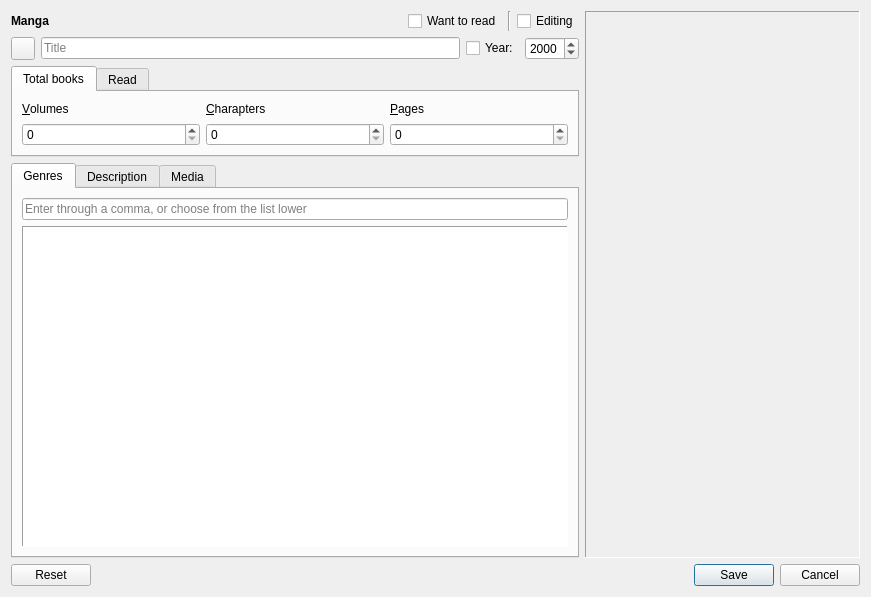
<?xml version="1.0" encoding="UTF-8"?>
<ui version="4.0">
 <class>DialogAddManga</class>
 <widget class="QDialog" name="DialogAddManga">
  <property name="geometry">
   <rect>
    <x>0</x>
    <y>0</y>
    <width>871</width>
    <height>597</height>
   </rect>
  </property>
  <property name="windowTitle">
   <string>Add manga</string>
  </property>
  <property name="windowIcon">
   <iconset resource="resource.qrc">
    <normaloff>:/images/DBA_Icon.png</normaloff>:/images/DBA_Icon.png</iconset>
  </property>
  <property name="locale">
   <locale language="English" country="UnitedKingdom"/>
  </property>
  <layout class="QVBoxLayout" name="verticalLayout">
   <item>
    <layout class="QHBoxLayout" name="HLay_0">
     <item>
      <layout class="QVBoxLayout" name="VLay_0">
       <property name="sizeConstraint">
        <enum>QLayout::SetDefaultConstraint</enum>
       </property>
       <item>
        <layout class="QHBoxLayout" name="HLay_1">
         <item>
          <widget class="QLabel" name="label">
           <property name="font">
            <font>
             <weight>75</weight>
             <bold>true</bold>
            </font>
           </property>
           <property name="text">
            <string>Manga</string>
           </property>
          </widget>
         </item>
         <item>
          <spacer name="HSpacer_0">
           <property name="orientation">
            <enum>Qt::Horizontal</enum>
           </property>
           <property name="sizeHint" stdset="0">
            <size>
             <width>40</width>
             <height>20</height>
            </size>
           </property>
          </spacer>
         </item>
         <item>
          <widget class="QCheckBox" name="CheckBox_LookLater">
           <property name="whatsThis">
            <string>If you want to read this manga later - deliver a checkbox for display it in the special filter</string>
           </property>
           <property name="text">
            <string>Want to read</string>
           </property>
          </widget>
         </item>
         <item>
          <widget class="Line" name="line">
           <property name="orientation">
            <enum>Qt::Vertical</enum>
           </property>
          </widget>
         </item>
         <item>
          <widget class="QCheckBox" name="CheckBox_Editing">
           <property name="whatsThis">
            <string>If you didn't finish editing - deliver a checkbox for display it in the special filter</string>
           </property>
           <property name="text">
            <string>Editing</string>
           </property>
          </widget>
         </item>
        </layout>
       </item>
       <item>
        <layout class="QHBoxLayout" name="horizontalLayout">
         <property name="topMargin">
          <number>0</number>
         </property>
         <item>
          <widget class="QToolButton" name="TBtn_Search">
           <property name="toolTip">
            <string>Search on shikimori.org</string>
           </property>
           <property name="text">
            <string/>
           </property>
           <property name="icon">
            <iconset resource="resource.qrc">
             <normaloff>:/images/search.png</normaloff>:/images/search.png</iconset>
           </property>
          </widget>
         </item>
         <item>
          <widget class="QLineEdit" name="LineEdit_Title">
           <property name="maxLength">
            <number>128</number>
           </property>
           <property name="dragEnabled">
            <bool>true</bool>
           </property>
           <property name="placeholderText">
            <string>Title</string>
           </property>
           <property name="clearButtonEnabled">
            <bool>true</bool>
           </property>
          </widget>
         </item>
         <item>
          <widget class="QCheckBox" name="CBox_Year">
           <property name="whatsThis">
            <string>If this checkbox isn't active - year won't be displayed</string>
           </property>
           <property name="text">
            <string>Year:</string>
           </property>
          </widget>
         </item>
         <item>
          <widget class="QSpinBox" name="SpinBox_Year">
           <property name="whatsThis">
            <string>You can use a mouse wheel for value change</string>
           </property>
           <property name="minimum">
            <number>1900</number>
           </property>
           <property name="maximum">
            <number>9999</number>
           </property>
           <property name="value">
            <number>2000</number>
           </property>
          </widget>
         </item>
        </layout>
       </item>
       <item>
        <layout class="QVBoxLayout" name="VLay_AltTitle">
         <property name="topMargin">
          <number>0</number>
         </property>
        </layout>
       </item>
       <item>
        <layout class="QHBoxLayout" name="HLay_AuthorAndSound">
         <property name="topMargin">
          <number>0</number>
         </property>
        </layout>
       </item>
       <item>
        <widget class="QTabWidget" name="TabWidget_Series">
         <property name="sizePolicy">
          <sizepolicy hsizetype="Expanding" vsizetype="Preferred">
           <horstretch>0</horstretch>
           <verstretch>0</verstretch>
          </sizepolicy>
         </property>
         <property name="maximumSize">
          <size>
           <width>16777215</width>
           <height>120</height>
          </size>
         </property>
         <property name="whatsThis">
          <string>You can use a mouse wheel for switching on tabs</string>
         </property>
         <property name="currentIndex">
          <number>0</number>
         </property>
         <widget class="QWidget" name="tab_allSeries">
          <attribute name="title">
           <string>Total books</string>
          </attribute>
          <layout class="QGridLayout" name="gridLayout">
           <item row="0" column="0">
            <widget class="QLabel" name="Lbl_aVol">
             <property name="maximumSize">
              <size>
               <width>16777215</width>
               <height>40</height>
              </size>
             </property>
             <property name="text">
              <string>&amp;Volumes</string>
             </property>
             <property name="buddy">
              <cstring>SpinBox_aVol</cstring>
             </property>
            </widget>
           </item>
           <item row="0" column="1">
            <widget class="QLabel" name="Lbl_aCh">
             <property name="maximumSize">
              <size>
               <width>16777215</width>
               <height>40</height>
              </size>
             </property>
             <property name="text">
              <string>&amp;Charapters</string>
             </property>
             <property name="buddy">
              <cstring>SpinBox_aCh</cstring>
             </property>
            </widget>
           </item>
           <item row="0" column="2">
            <widget class="QLabel" name="Lbl_aPages">
             <property name="maximumSize">
              <size>
               <width>16777215</width>
               <height>40</height>
              </size>
             </property>
             <property name="text">
              <string>&amp;Pages</string>
             </property>
             <property name="buddy">
              <cstring>SpinBox_aPages</cstring>
             </property>
            </widget>
           </item>
           <item row="1" column="0">
            <widget class="QSpinBox" name="SpinBox_aVol">
             <property name="whatsThis">
              <string>You can use a mouse wheel for value change</string>
             </property>
             <property name="maximum">
              <number>9999</number>
             </property>
            </widget>
           </item>
           <item row="1" column="1">
            <widget class="QSpinBox" name="SpinBox_aCh">
             <property name="whatsThis">
              <string>You can use a mouse wheel for value change</string>
             </property>
             <property name="maximum">
              <number>9999</number>
             </property>
            </widget>
           </item>
           <item row="1" column="2">
            <widget class="QSpinBox" name="SpinBox_aPages">
             <property name="whatsThis">
              <string>You can use a mouse wheel for value change</string>
             </property>
             <property name="maximum">
              <number>9999</number>
             </property>
            </widget>
           </item>
          </layout>
         </widget>
         <widget class="QWidget" name="tab_lookSeries">
          <attribute name="title">
           <string>Read</string>
          </attribute>
          <layout class="QGridLayout" name="gridLayout_2">
           <item row="0" column="0">
            <widget class="QLabel" name="Lbl_vVol">
             <property name="text">
              <string>&amp;Volume</string>
             </property>
             <property name="buddy">
              <cstring>SpinBox_vVol</cstring>
             </property>
            </widget>
           </item>
           <item row="0" column="1">
            <widget class="QLabel" name="Lbl_vCh">
             <property name="text">
              <string>&amp;Charapter</string>
             </property>
             <property name="buddy">
              <cstring>SpinBox_vCh</cstring>
             </property>
            </widget>
           </item>
           <item row="0" column="2">
            <widget class="QLabel" name="Lbl_vPage">
             <property name="text">
              <string>&amp;Page</string>
             </property>
             <property name="buddy">
              <cstring>SpinBox_vPages</cstring>
             </property>
            </widget>
           </item>
           <item row="1" column="0">
            <widget class="QSpinBox" name="SpinBox_vVol">
             <property name="whatsThis">
              <string>You can use a mouse wheel for value change</string>
             </property>
             <property name="maximum">
              <number>0</number>
             </property>
            </widget>
           </item>
           <item row="1" column="1">
            <widget class="QSpinBox" name="SpinBox_vCh">
             <property name="whatsThis">
              <string>You can use a mouse wheel for value change</string>
             </property>
             <property name="maximum">
              <number>0</number>
             </property>
            </widget>
           </item>
           <item row="1" column="2">
            <widget class="QSpinBox" name="SpinBox_vPages">
             <property name="whatsThis">
              <string>You can use a mouse wheel for value change</string>
             </property>
             <property name="maximum">
              <number>0</number>
             </property>
            </widget>
           </item>
          </layout>
         </widget>
        </widget>
       </item>
       <item>
        <widget class="QTabWidget" name="TabWidget_Info">
         <property name="whatsThis">
          <string>You can use a mouse wheel for switching on tabs</string>
         </property>
         <property name="currentIndex">
          <number>0</number>
         </property>
         <widget class="QWidget" name="tab">
          <attribute name="title">
           <string>Genres</string>
          </attribute>
          <layout class="QVBoxLayout" name="verticalLayout_2">
           <item>
            <widget class="QLineEdit" name="LineEdit_Tags">
             <property name="text">
              <string/>
             </property>
             <property name="maxLength">
              <number>256</number>
             </property>
             <property name="dragEnabled">
              <bool>true</bool>
             </property>
             <property name="placeholderText">
              <string>Enter through a comma, or choose from the list lower</string>
             </property>
             <property name="clearButtonEnabled">
              <bool>true</bool>
             </property>
            </widget>
           </item>
           <item>
            <widget class="QListView" name="ListView_Tags">
             <property name="sizePolicy">
              <sizepolicy hsizetype="Expanding" vsizetype="Expanding">
               <horstretch>0</horstretch>
               <verstretch>0</verstretch>
              </sizepolicy>
             </property>
             <property name="baseSize">
              <size>
               <width>0</width>
               <height>0</height>
              </size>
             </property>
             <property name="frameShape">
              <enum>QFrame::Panel</enum>
             </property>
             <property name="horizontalScrollBarPolicy">
              <enum>Qt::ScrollBarAsNeeded</enum>
             </property>
             <property name="sizeAdjustPolicy">
              <enum>QAbstractScrollArea::AdjustToContents</enum>
             </property>
             <property name="editTriggers">
              <set>QAbstractItemView::NoEditTriggers</set>
             </property>
             <property name="selectionMode">
              <enum>QAbstractItemView::MultiSelection</enum>
             </property>
             <property name="isWrapping" stdset="0">
              <bool>true</bool>
             </property>
             <property name="resizeMode">
              <enum>QListView::Adjust</enum>
             </property>
            </widget>
           </item>
          </layout>
         </widget>
         <widget class="QWidget" name="tab_2">
          <attribute name="title">
           <string>Description</string>
          </attribute>
          <layout class="QVBoxLayout" name="verticalLayout_3">
           <item>
            <widget class="QPlainTextEdit" name="PlainTextEdit_Description">
             <property name="placeholderText">
              <string>Description</string>
             </property>
            </widget>
           </item>
          </layout>
         </widget>
         <widget class="QWidget" name="tab_3">
          <attribute name="title">
           <string>Media</string>
          </attribute>
          <layout class="QVBoxLayout" name="verticalLayout_4">
           <item>
            <layout class="QHBoxLayout" name="HLayout_Dir">
             <item>
              <widget class="QLineEdit" name="LineEdit_Dir">
               <property name="maxLength">
                <number>256</number>
               </property>
               <property name="dragEnabled">
                <bool>true</bool>
               </property>
               <property name="placeholderText">
                <string>Directory</string>
               </property>
               <property name="clearButtonEnabled">
                <bool>true</bool>
               </property>
              </widget>
             </item>
             <item>
              <widget class="QToolButton" name="TBtn_ChooseDir">
               <property name="toolTip">
                <string/>
               </property>
               <property name="text">
                <string>*</string>
               </property>
               <property name="icon">
                <iconset resource="resource.qrc">
                 <normaloff>:/images/folder.png</normaloff>:/images/folder.png</iconset>
               </property>
              </widget>
             </item>
            </layout>
           </item>
           <item>
            <widget class="QLineEdit" name="LineEdit_URL">
             <property name="maxLength">
              <number>256</number>
             </property>
             <property name="dragEnabled">
              <bool>true</bool>
             </property>
             <property name="placeholderText">
              <string>URL</string>
             </property>
             <property name="clearButtonEnabled">
              <bool>true</bool>
             </property>
            </widget>
           </item>
           <item>
            <spacer name="VSpacer_0">
             <property name="orientation">
              <enum>Qt::Vertical</enum>
             </property>
             <property name="sizeHint" stdset="0">
              <size>
               <width>20</width>
               <height>138</height>
              </size>
             </property>
            </spacer>
           </item>
          </layout>
         </widget>
        </widget>
       </item>
      </layout>
     </item>
     <item>
      <widget class="ImageCover" name="Lbl_ImageCover">
       <property name="sizePolicy">
        <sizepolicy hsizetype="Fixed" vsizetype="Fixed">
         <horstretch>3</horstretch>
         <verstretch>1</verstretch>
        </sizepolicy>
       </property>
       <property name="minimumSize">
        <size>
         <width>180</width>
         <height>540</height>
        </size>
       </property>
       <property name="maximumSize">
        <size>
         <width>275</width>
         <height>825</height>
        </size>
       </property>
       <property name="baseSize">
        <size>
         <width>0</width>
         <height>0</height>
        </size>
       </property>
       <property name="toolTip">
        <string>Drop image here, or a double click for a file choice</string>
       </property>
       <property name="autoFillBackground">
        <bool>false</bool>
       </property>
       <property name="frameShape">
        <enum>QFrame::Panel</enum>
       </property>
       <property name="frameShadow">
        <enum>QFrame::Sunken</enum>
       </property>
       <property name="text">
        <string/>
       </property>
       <property name="pixmap">
        <pixmap resource="resource.qrc">:/images/DropHere.png</pixmap>
       </property>
       <property name="scaledContents">
        <bool>true</bool>
       </property>
       <property name="textInteractionFlags">
        <set>Qt::NoTextInteraction</set>
       </property>
      </widget>
     </item>
    </layout>
   </item>
   <item>
    <widget class="QDialogButtonBox" name="BtnBox">
     <property name="standardButtons">
      <set>QDialogButtonBox::Cancel|QDialogButtonBox::Reset|QDialogButtonBox::Save</set>
     </property>
    </widget>
   </item>
  </layout>
 </widget>
 <customwidgets>
  <customwidget>
   <class>ImageCover</class>
   <extends>QLabel</extends>
   <header location="global">widgets/imagecover.h</header>
  </customwidget>
 </customwidgets>
 <resources>
  <include location="resource.qrc"/>
 </resources>
 <connections>
  <connection>
   <sender>LineEdit_Title</sender>
   <signal>returnPressed()</signal>
   <receiver>TBtn_Search</receiver>
   <slot>click()</slot>
   <hints>
    <hint type="sourcelabel">
     <x>240</x>
     <y>62</y>
    </hint>
    <hint type="destinationlabel">
     <x>27</x>
     <y>61</y>
    </hint>
   </hints>
  </connection>
 </connections>
</ui>
